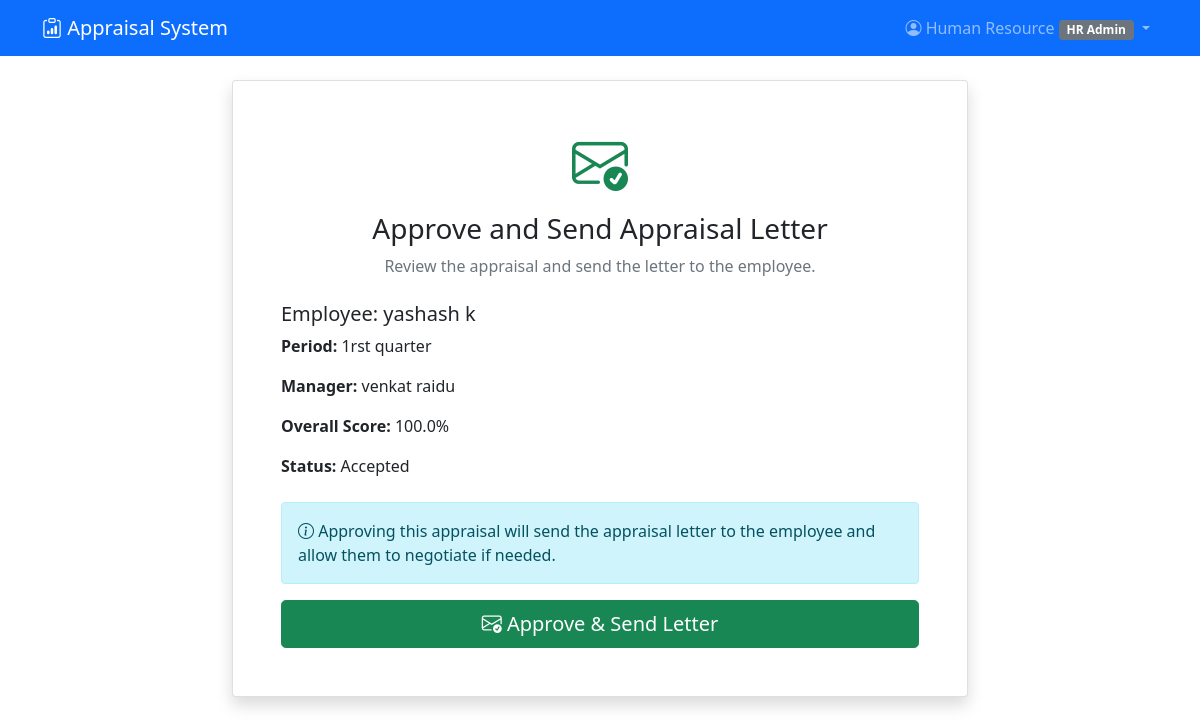
Page /appraisals/appraisal/1/approve/ (signed in) on the committed database.
### accounts/models.py (models this page shows, shortened)
class CustomUser(AbstractUser):
    ROLE_CHOICES = [
        ('employee', 'Employee'),
        ('team_leader', 'Team Leader'),
        ('manager', 'Manager'),
        ('hr_admin', 'HR Admin'),
    ]
    role = models.CharField(max_length=20, choices=ROLE_CHOICES, default='employee')
    department = models.ForeignKey(Department, on_delete=models.CASCADE, null=True, blank=True)
    employee_id = models.CharField(max_length=20, unique=True, null=True, blank=True)
    phone = models.CharField(max_length=15, blank=True)
    hire_date = models.DateField(null=True, blank=True)
    manager = models.ForeignKey('self', on_delete=models.SET_NULL, null=True, blank=True)

### appraisals/models.py (models this page shows, shortened)
class Appraisal(models.Model):
    STATUS_CHOICES = [
        ('draft', 'Draft'),
        ('submitted', 'Submitted'),
        ('approved', 'Approved'),
        ('rejected', 'Rejected'),
        ('negotiation', 'Under Negotiation'),
        ('accepted', 'Accepted'),
    ]
    employee = models.ForeignKey(User, on_delete=models.CASCADE, related_name='appraisals')
    period = models.ForeignKey(AppraisalPeriod, on_delete=models.CASCADE)
    manager = models.ForeignKey(User, on_delete=models.CASCADE, related_name='managed_appraisals')
    overall_percentage = models.FloatField(validators=[MinValueValidator(0), MaxValueValidator(100)])
    task_completion_score = models.FloatField(default=0)
    quality_score = models.FloatField(default=0)
    timeliness_score = models.FloatField(default=0)
    status = models.CharField(max_length=15, choices=STATUS_CHOICES, default='draft')
    final_remarks = models.TextField()
    hr_approved = models.BooleanField(default=False)
    hr_approved_by = models.ForeignKey(User, on_delete=models.SET_NULL, null=True, blank=True, related_name='hr_approvals')
    created_at = models.DateTimeField(auto_now_add=True)
    updated_at = models.DateTimeField(auto_now=True)

class AppraisalPeriod(models.Model):
    title = models.CharField(max_length=100)
    start_date = models.DateField()
    end_date = models.DateField()
    is_active = models.BooleanField(default=True)
    created_by = models.ForeignKey(User, on_delete=models.CASCADE)

### appraisals/views.py (the view, shortened to what this page needs)
# urls.py: path('appraisal/<int:appraisal_id>/approve/', views.approve_appraisal, name='approve_appraisal'),
@login_required
def approve_appraisal(request, appraisal_id):
    if request.user.role != 'hr_admin':
        messages.error(request, 'You do not have permission to approve appraisals.')
        return redirect('dashboard')
    appraisal = get_object_or_404(Appraisal, id=appraisal_id)
    return render(request, 'appraisals/approve_appraisal.html', {'appraisal': appraisal})

### templates/appraisals/approve_appraisal.html (shortened to what this page needs)
{% extends 'base.html' %}
{% block content %}
<div class="row justify-content-center">
    <div class="col-md-8">
        <div class="card shadow">
            <div class="card-body p-5">
                <div class="text-center mb-4">
                    <i class="bi bi-envelope-check display-4 text-success"></i>
                    <h3 class="mt-3">Approve and Send Appraisal Letter</h3>
                    <p class="text-muted">Review the appraisal and send the letter to the employee.</p>
                </div>
                <div class="mb-4">
                    <h5>Employee: {{ appraisal.employee.get_full_name }}</h5>
                    <p><strong>Period:</strong> {{ appraisal.period.title }}</p>
                    <p><strong>Manager:</strong> {{ appraisal.manager.get_full_name }}</p>
                    <p><strong>Overall Score:</strong> {{ appraisal.overall_percentage }}%</p>
                    <p><strong>Status:</strong> {{ appraisal.get_status_display }}</p>
                </div>
                <form method="post">
                    <div class="alert alert-info">
                        <i class="bi bi-info-circle"></i>
                        Approving this appraisal will send the appraisal letter to the employee and allow them to negotiate if needed.
                    </div>
                    <div class="d-grid">
                        <button type="submit" class="btn btn-success btn-lg">
                            <i class="bi bi-envelope-check"></i> Approve & Send Letter
                        </button>
                    </div>
                </form>
            </div>
        </div>
    </div>
</div>
{% endblock %}

### templates/base.html (shortened to what this page needs)
<!DOCTYPE html>
<html lang="en">
<head>
    <link href="https://cdn.jsdelivr.net/npm/bootstrap@5.1.3/dist/css/bootstrap.min.css" rel="stylesheet">
    <link href="https://cdn.jsdelivr.net/npm/bootstrap-icons@1.7.2/font/bootstrap-icons.css" rel="stylesheet">
</head>
<body>
    <nav class="navbar navbar-expand-lg navbar-dark bg-primary">
        <div class="container">
            <a class="navbar-brand" href="{% url 'dashboard' %}">
                <i class="bi bi-clipboard-data"></i> Appraisal System
            </a>
            {% if user.is_authenticated %}
            <div class="navbar-nav ms-auto">
                <div class="nav-item dropdown">
                    <a class="nav-link dropdown-toggle" href="#" data-bs-toggle="dropdown">
                        <i class="bi bi-person-circle"></i> {{ user.get_full_name|default:user.username }}
                        <span class="badge bg-secondary">{{ user.get_role_display }}</span>
                    </a>
                </div>
            </div>
            {% endif %}
        </div>
    </nav>
    <main class="container mt-4">
        {% block content %}{% endblock %}
    </main>
</body>
</html>

### rows in the picture
CustomUser: get_full_name "Human Resource", role "HR Admin"
Appraisal: employee.get_full_name "yashash k", period "1rst quarter", manager.get_full_name "venkat raidu", overall_percentage "100.0", status "Accepted"
